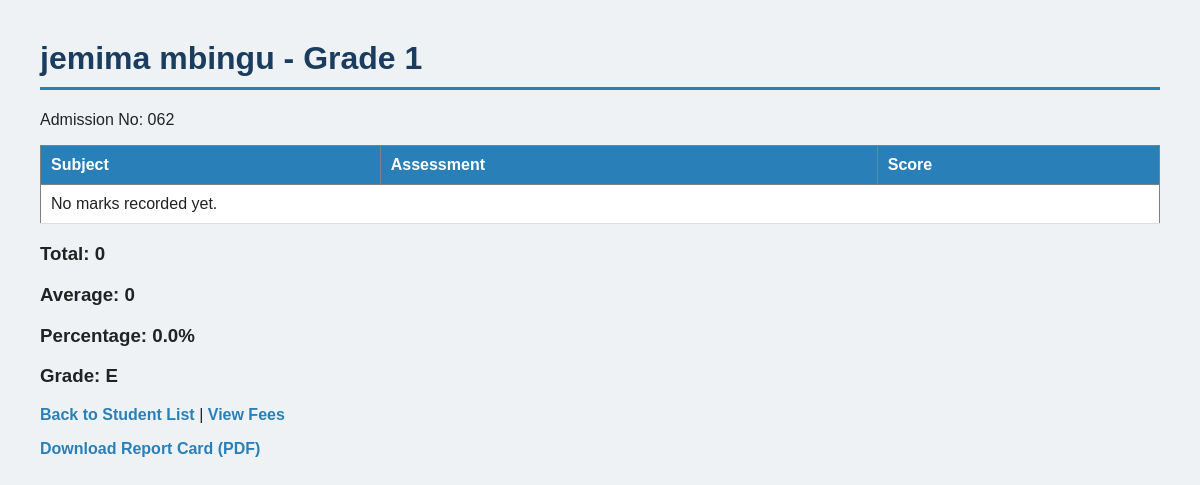
Page /results/student/1/ (signed in) on the committed database.
### results/models.py (models this page shows, shortened)
class Student(models.Model):
    school = models.ForeignKey(School, on_delete=models.CASCADE)
    added_by = models.ForeignKey(Teacher, on_delete=models.SET_NULL, null=True, blank=True)
    full_name = models.CharField(max_length=100)
    admission_number = models.CharField(max_length=20)
    grade = models.IntegerField()
    stream = models.CharField(max_length=20, blank=True)
    verification_code = models.CharField(max_length=10, blank=True)

### results/views.py (the view)
# urls.py: path('student/<int:student_id>/', views.student_results, name='student_results'),
def student_results(request, student_id):
    student = get_object_or_404(Student, id=student_id)
    if not can_access_student(request, student):
        return redirect('home')
    marks = Mark.objects.filter(student=student)
    total = sum(m.score for m in marks)
    max_total = sum(m.max_score for m in marks)
    average = total / len(marks) if marks else 0
    percentage = (total / max_total * 100) if max_total else 0
    grade = get_grade(percentage)
    context = {
        'student': student,
        'marks': marks,
        'total': total,
        'average': average,
        'percentage': percentage,
        'grade': grade,
    }
    return render(request, 'results/student_results.html', context)

### results/views.py (called while the page is built, shortened)
def get_grade(percentage):
    if percentage >= 80:
        return "A"
    elif percentage >= 70:
        return "B"
    elif percentage >= 60:
        return "C"
    elif percentage >= 50:
        return "D"
    else:
        return "E"

def can_access_student(request, student):
    parent_id = request.session.get('parent_id')
    if parent_id:
        return Parent.objects.filter(id=parent_id, students=student).exists()

### results/templates/results/student_results.html (shortened to what this page needs)
<!DOCTYPE html>
<html>
<head>
    {% load static %}
    <link rel="stylesheet" href="{% static 'results/style.css' %}">
</head>
<body>
    <h1>{{ student.full_name }} - Grade {{ student.grade }}</h1>
    <p>Admission No: {{ student.admission_number }}</p>
    <table border="1">
        <tr>
            <th>Subject</th>
            <th>Assessment</th>
            <th>Score</th>
        </tr>
        {% for mark in marks %}
        <tr>
            <td>{{ mark.subject.name }}</td>
            <td>{{ mark.assessment.name }}</td>
            <td>{{ mark.score }} / {{ mark.max_score }}</td>
        </tr>
        {% empty %}
        <tr>
            <td colspan="3">No marks recorded yet.</td>
        </tr>
        {% endfor %}
    </table>
    <h3>Total: {{ total }}</h3>
    <h3>Average: {{ average }}</h3>
    <h3>Percentage: {{ percentage|floatformat:1 }}%</h3>
    <h3>Grade: {{ grade }}</h3>
    <p>
        <a href="/results/">Back to Student List</a>
        |
        <a href="/results/student/{{ student.id }}/fees/">View Fees</a>
    </p>
    <p><a href="/results/student/{{ student.id }}/report-card/">Download Report Card (PDF)</a></p>
</body>
</html>

### results/static/results/style.css (style rules this page uses)
body { font-family: Arial, sans-serif; background-color: #eef2f5; color: #222; margin: 40px; }
h1 { color: #1a3c5e; border-bottom: 3px solid #2980b9; padding-bottom: 10px; }
table { border-collapse: collapse; width: 100%; margin-top: 15px; background: white; }
th { background-color: #2980b9; color: white; padding: 10px; text-align: left; }
td { padding: 10px; border-bottom: 1px solid #ddd; }
a { color: #2980b9; font-weight: bold; text-decoration: none; }

### rows in the picture
Student: full_name "jemima mbingu", grade "1", admission_number "062"

### other values in the picture
{{ total }} "0"
{{ average }} "0"
{{ percentage|floatformat:1 }} "0.0"
{{ grade }} "E"
